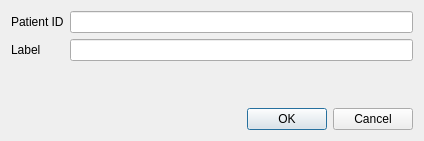
<?xml version="1.0" encoding="UTF-8"?>
<ui version="4.0">
 <class>patientInfo</class>
 <widget class="QDialog" name="patientInfo">
  <property name="geometry">
   <rect>
    <x>0</x>
    <y>0</y>
    <width>424</width>
    <height>141</height>
   </rect>
  </property>
  <property name="minimumSize">
   <size>
    <width>400</width>
    <height>0</height>
   </size>
  </property>
  <property name="windowTitle">
   <string>Set Patient Information</string>
  </property>
  <layout class="QGridLayout" name="gridLayout">
   <item row="0" column="0">
    <layout class="QFormLayout" name="formLayout">
     <item row="0" column="0">
      <widget class="QLabel" name="patientIDLabel">
       <property name="text">
        <string>Patient ID</string>
       </property>
      </widget>
     </item>
     <item row="0" column="1">
      <widget class="QLineEdit" name="patientIDLineEdit"/>
     </item>
     <item row="1" column="0">
      <widget class="QLabel" name="labelLabel">
       <property name="text">
        <string>Label</string>
       </property>
      </widget>
     </item>
     <item row="1" column="1">
      <widget class="QLineEdit" name="labelLineEdit"/>
     </item>
    </layout>
   </item>
   <item row="1" column="0">
    <widget class="QDialogButtonBox" name="buttonBox">
     <property name="orientation">
      <enum>Qt::Horizontal</enum>
     </property>
     <property name="standardButtons">
      <set>QDialogButtonBox::Cancel|QDialogButtonBox::Ok</set>
     </property>
    </widget>
   </item>
  </layout>
 </widget>
 <resources/>
 <connections>
  <connection>
   <sender>buttonBox</sender>
   <signal>accepted()</signal>
   <receiver>patientInfo</receiver>
   <slot>accept()</slot>
   <hints>
    <hint type="sourcelabel">
     <x>248</x>
     <y>254</y>
    </hint>
    <hint type="destinationlabel">
     <x>157</x>
     <y>274</y>
    </hint>
   </hints>
  </connection>
  <connection>
   <sender>buttonBox</sender>
   <signal>rejected()</signal>
   <receiver>patientInfo</receiver>
   <slot>reject()</slot>
   <hints>
    <hint type="sourcelabel">
     <x>316</x>
     <y>260</y>
    </hint>
    <hint type="destinationlabel">
     <x>286</x>
     <y>274</y>
    </hint>
   </hints>
  </connection>
 </connections>
</ui>
